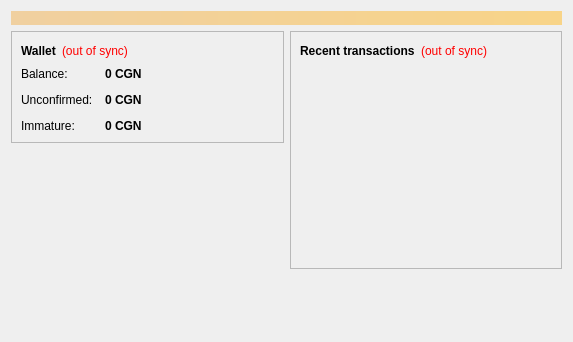
<?xml version="1.0" encoding="UTF-8"?>
<ui version="4.0">
 <class>OverviewPage</class>
 <widget class="QWidget" name="OverviewPage">
  <property name="geometry">
   <rect>
    <x>0</x>
    <y>0</y>
    <width>573</width>
    <height>342</height>
   </rect>
  </property>
  <property name="windowTitle">
   <string>Form</string>
  </property>
  <layout class="QVBoxLayout" name="topLayout">
   <item>
    <widget class="QLabel" name="labelAlerts">
     <property name="visible">
      <bool>false</bool>
     </property>
     <property name="styleSheet">
      <string notr="true">background-color: qlineargradient(x1: 0, y1: 0, x2: 1, y2: 0, stop:0 #F0D0A0, stop:1 #F8D488); color:#000000;</string>
     </property>
     <property name="wordWrap">
      <bool>true</bool>
     </property>
     <property name="margin">
      <number>3</number>
     </property>
    </widget>
   </item>
   <item>
    <layout class="QHBoxLayout" name="horizontalLayout" stretch="1,1">
     <item>
      <layout class="QVBoxLayout" name="verticalLayout_2">
       <item>
        <widget class="QFrame" name="frame">
         <property name="frameShape">
          <enum>QFrame::StyledPanel</enum>
         </property>
         <property name="frameShadow">
          <enum>QFrame::Raised</enum>
         </property>
         <layout class="QVBoxLayout" name="verticalLayout_4">
          <item>
           <layout class="QHBoxLayout" name="horizontalLayout_4">
            <item>
             <widget class="QLabel" name="label_5">
              <property name="font">
               <font>
                <weight>75</weight>
                <bold>true</bold>
               </font>
              </property>
              <property name="text">
               <string>Wallet</string>
              </property>
             </widget>
            </item>
            <item>
             <widget class="QLabel" name="labelWalletStatus">
              <property name="toolTip">
               <string>The displayed information may be out of date. Your wallet automatically synchronizes with the Colognecoin network after a connection is established, but this process has not completed yet.</string>
              </property>
              <property name="styleSheet">
               <string notr="true">QLabel { color: red; }</string>
              </property>
              <property name="text">
               <string notr="true">(out of sync)</string>
              </property>
              <property name="alignment">
               <set>Qt::AlignLeading|Qt::AlignLeft|Qt::AlignVCenter</set>
              </property>
             </widget>
            </item>
            <item>
             <spacer name="horizontalSpacer_2">
              <property name="orientation">
               <enum>Qt::Horizontal</enum>
              </property>
              <property name="sizeHint" stdset="0">
               <size>
                <width>40</width>
                <height>20</height>
               </size>
              </property>
             </spacer>
            </item>
           </layout>
          </item>
          <item>
           <layout class="QFormLayout" name="formLayout_2">
            <property name="fieldGrowthPolicy">
             <enum>QFormLayout::AllNonFixedFieldsGrow</enum>
            </property>
            <property name="horizontalSpacing">
             <number>12</number>
            </property>
            <property name="verticalSpacing">
             <number>12</number>
            </property>
            <item row="0" column="0">
             <widget class="QLabel" name="label">
              <property name="text">
               <string>Balance:</string>
              </property>
             </widget>
            </item>
            <item row="0" column="1">
             <widget class="QLabel" name="labelBalance">
              <property name="font">
               <font>
                <weight>75</weight>
                <bold>true</bold>
               </font>
              </property>
              <property name="cursor">
               <cursorShape>IBeamCursor</cursorShape>
              </property>
              <property name="toolTip">
               <string>Your current balance</string>
              </property>
              <property name="text">
               <string notr="true">0 CGN</string>
              </property>
              <property name="textInteractionFlags">
               <set>Qt::LinksAccessibleByMouse|Qt::TextSelectableByKeyboard|Qt::TextSelectableByMouse</set>
              </property>
             </widget>
            </item>
            <item row="1" column="0">
             <widget class="QLabel" name="label_3">
              <property name="text">
               <string>Unconfirmed:</string>
              </property>
             </widget>
            </item>
            <item row="1" column="1">
             <widget class="QLabel" name="labelUnconfirmed">
              <property name="font">
               <font>
                <weight>75</weight>
                <bold>true</bold>
               </font>
              </property>
              <property name="cursor">
               <cursorShape>IBeamCursor</cursorShape>
              </property>
              <property name="toolTip">
               <string>Total of transactions that have yet to be confirmed, and do not yet count toward the current balance</string>
              </property>
              <property name="text">
               <string notr="true">0 CGN</string>
              </property>
              <property name="textInteractionFlags">
               <set>Qt::LinksAccessibleByMouse|Qt::TextSelectableByKeyboard|Qt::TextSelectableByMouse</set>
              </property>
             </widget>
            </item>
            <item row="2" column="0">
             <widget class="QLabel" name="labelImmatureText">
              <property name="text">
               <string>Immature:</string>
              </property>
             </widget>
            </item>
            <item row="2" column="1">
             <widget class="QLabel" name="labelImmature">
              <property name="font">
               <font>
                <weight>75</weight>
                <bold>true</bold>
               </font>
              </property>
              <property name="toolTip">
               <string>Mined balance that has not yet matured</string>
              </property>
              <property name="text">
               <string notr="true">0 CGN</string>
              </property>
              <property name="textInteractionFlags">
               <set>Qt::LinksAccessibleByMouse|Qt::TextSelectableByKeyboard|Qt::TextSelectableByMouse</set>
              </property>
             </widget>
            </item>
           </layout>
          </item>
         </layout>
        </widget>
       </item>
       <item>
        <spacer name="verticalSpacer">
         <property name="orientation">
          <enum>Qt::Vertical</enum>
         </property>
         <property name="sizeHint" stdset="0">
          <size>
           <width>20</width>
           <height>40</height>
          </size>
         </property>
        </spacer>
       </item>
        <item>
         <widget class="QLabel" name="label_wallet_bgcoin">
          <property name="text">
           <string/>
          </property>
          <property name="pixmap">
           <pixmap resource="../bitcoin.qrc">:/images/wallet_bgcoin</pixmap>
          </property>
          <property name="scaledContents">
           <bool>false</bool>
          </property>
          <property name="alignment">
           <set>Qt::AlignCenter</set>
          </property>
          <property name="margin">
           <number>-2</number>
          </property>
         </widget>
        </item>
        <item>
         <widget class="QLabel" name="label_6">
          <property name="text">
           <string/>
          </property>
         </widget>
        </item>
      </layout>
     </item>
     <item>
      <layout class="QVBoxLayout" name="verticalLayout_3">
       <item>
        <widget class="QFrame" name="frame_2">
         <property name="frameShape">
          <enum>QFrame::StyledPanel</enum>
         </property>
         <property name="frameShadow">
          <enum>QFrame::Raised</enum>
         </property>
         <layout class="QVBoxLayout" name="verticalLayout">
          <item>
           <layout class="QHBoxLayout" name="horizontalLayout_2">
            <item>
             <widget class="QLabel" name="label_4">
              <property name="text">
               <string>&lt;b&gt;Recent transactions&lt;/b&gt;</string>
              </property>
             </widget>
            </item>
            <item>
             <widget class="QLabel" name="labelTransactionsStatus">
              <property name="toolTip">
               <string>The displayed information may be out of date. Your wallet automatically synchronizes with the Colognecoin network after a connection is established, but this process has not completed yet.</string>
              </property>
              <property name="styleSheet">
               <string notr="true">QLabel { color: red; }</string>
              </property>
              <property name="text">
               <string notr="true">(out of sync)</string>
              </property>
              <property name="alignment">
               <set>Qt::AlignRight|Qt::AlignTrailing|Qt::AlignVCenter</set>
              </property>
             </widget>
            </item>
            <item>
             <spacer name="horizontalSpacer">
              <property name="orientation">
               <enum>Qt::Horizontal</enum>
              </property>
              <property name="sizeHint" stdset="0">
               <size>
                <width>40</width>
                <height>20</height>
               </size>
              </property>
             </spacer>
            </item>
           </layout>
          </item>
          <item>
           <widget class="QListView" name="listTransactions">
            <property name="styleSheet">
             <string notr="true">QListView { background: transparent; }</string>
            </property>
            <property name="frameShape">
             <enum>QFrame::NoFrame</enum>
            </property>
            <property name="verticalScrollBarPolicy">
             <enum>Qt::ScrollBarAlwaysOff</enum>
            </property>
            <property name="horizontalScrollBarPolicy">
             <enum>Qt::ScrollBarAlwaysOff</enum>
            </property>
            <property name="selectionMode">
             <enum>QAbstractItemView::NoSelection</enum>
            </property>
           </widget>
          </item>
         </layout>
        </widget>
       </item>
       <item>
        <spacer name="verticalSpacer_2">
         <property name="orientation">
          <enum>Qt::Vertical</enum>
         </property>
         <property name="sizeHint" stdset="0">
          <size>
           <width>20</width>
           <height>40</height>
          </size>
         </property>
        </spacer>
       </item>
      </layout>
     </item>
    </layout>
   </item>
  </layout>
 </widget>
 <resources/>
 <connections/>
</ui>
